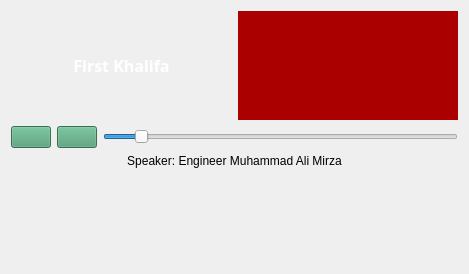
<?xml version="1.0" encoding="UTF-8"?>
<ui version="4.0">
 <class>Option</class>
 <widget class="QWidget" name="Option">
  <property name="geometry">
   <rect>
    <x>0</x>
    <y>0</y>
    <width>469</width>
    <height>274</height>
   </rect>
  </property>
  <property name="windowTitle">
   <string>Form</string>
  </property>
  <property name="styleSheet">
   <string notr="true">background-image: url(:/res/cover2.jpeg);</string>
  </property>
  <layout class="QGridLayout" name="gridLayout_3">
   <item row="0" column="0" colspan="3">
    <layout class="QGridLayout" name="gridLayout_2">
     <item row="0" column="0">
      <widget class="QLabel" name="labeltitle">
       <property name="font">
        <font>
         <family>Segoe Print</family>
         <pointsize>12</pointsize>
         <italic>false</italic>
         <bold>true</bold>
        </font>
       </property>
       <property name="styleSheet">
        <string notr="true">color: rgb(255, 255, 255);
font: 700 12pt &quot;Segoe Print&quot;;</string>
       </property>
       <property name="frameShadow">
        <enum>QFrame::Raised</enum>
       </property>
       <property name="text">
        <string>First Khalifa</string>
       </property>
       <property name="alignment">
        <set>Qt::AlignCenter</set>
       </property>
      </widget>
     </item>
     <item row="0" column="1">
      <widget class="QLabel" name="labelvalue">
       <property name="font">
        <font>
         <family>Wide Latin</family>
         <pointsize>24</pointsize>
         <italic>false</italic>
         <bold>false</bold>
        </font>
       </property>
       <property name="styleSheet">
        <string notr="true">background-color: rgb(170, 0, 0);
font: 24pt &quot;Wide Latin&quot;;</string>
       </property>
       <property name="frameShadow">
        <enum>QFrame::Raised</enum>
       </property>
       <property name="text">
        <string/>
       </property>
       <property name="alignment">
        <set>Qt::AlignCenter</set>
       </property>
       <property name="wordWrap">
        <bool>true</bool>
       </property>
      </widget>
     </item>
    </layout>
   </item>
   <item row="1" column="0">
    <widget class="QPushButton" name="pushButtonplay">
     <property name="styleSheet">
      <string notr="true">background-color: rgb(77, 155, 115);
color: rgb(170, 159, 0);</string>
     </property>
     <property name="text">
      <string/>
     </property>
    </widget>
   </item>
   <item row="1" column="1">
    <widget class="QPushButton" name="pushButtonpause">
     <property name="styleSheet">
      <string notr="true">background-color: rgb(77, 155, 115);
color: rgb(170, 159, 0);</string>
     </property>
     <property name="text">
      <string/>
     </property>
    </widget>
   </item>
   <item row="1" column="2">
    <widget class="QSlider" name="horizontalSlider_volume">
     <property name="minimum">
      <number>1</number>
     </property>
     <property name="maximum">
      <number>100</number>
     </property>
     <property name="value">
      <number>10</number>
     </property>
     <property name="orientation">
      <enum>Qt::Horizontal</enum>
     </property>
    </widget>
   </item>
   <item row="2" column="0" colspan="3">
    <layout class="QGridLayout" name="gridLayout">
     <item row="0" column="0">
      <widget class="QLabel" name="label_3">
       <property name="sizePolicy">
        <sizepolicy hsizetype="Preferred" vsizetype="Maximum">
         <horstretch>0</horstretch>
         <verstretch>0</verstretch>
        </sizepolicy>
       </property>
       <property name="layoutDirection">
        <enum>Qt::LeftToRight</enum>
       </property>
       <property name="styleSheet">
        <string notr="true">font: 900 italic 9pt &quot;Segoe UI&quot;;</string>
       </property>
       <property name="text">
        <string>Speaker: Engineer Muhammad Ali Mirza</string>
       </property>
       <property name="alignment">
        <set>Qt::AlignCenter</set>
       </property>
      </widget>
     </item>
     <item row="1" column="0">
      <widget class="QLabel" name="label_data">
       <property name="styleSheet">
        <string notr="true">background-image: url(:/res/bk1.png);

font: 600 italic 14pt &quot;Segoe UI&quot;;
color: rgb(255, 255, 255);</string>
       </property>
       <property name="text">
        <string/>
       </property>
       <property name="wordWrap">
        <bool>true</bool>
       </property>
      </widget>
     </item>
    </layout>
   </item>
  </layout>
 </widget>
 <resources/>
 <connections/>
</ui>
